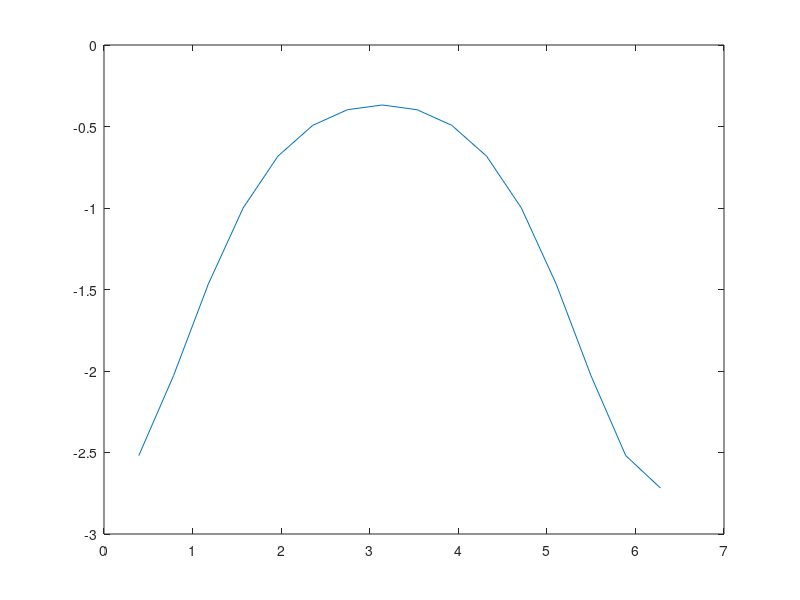

Recreate this plot in MATLAB.
clear all;

%%matlab
N = 16;
x = linspace(2*pi/N,2*pi,N);
ik = 1i*fftshift([-N/2+1:N/2]); %1i*[0:N/2 -N/2+1:-1]; % i * wave number vector (matlab ordering)
ik2 = ik.*ik; % multiplication factor for second derivative
u = exp(cos(x));
u_hat = fft(u);
v_hat = ik2 .* u_hat;
v = real(ifft(v_hat)); 

plot(x,v- (sin(x).^2 - cos(x)) .* exp(cos(x)))

